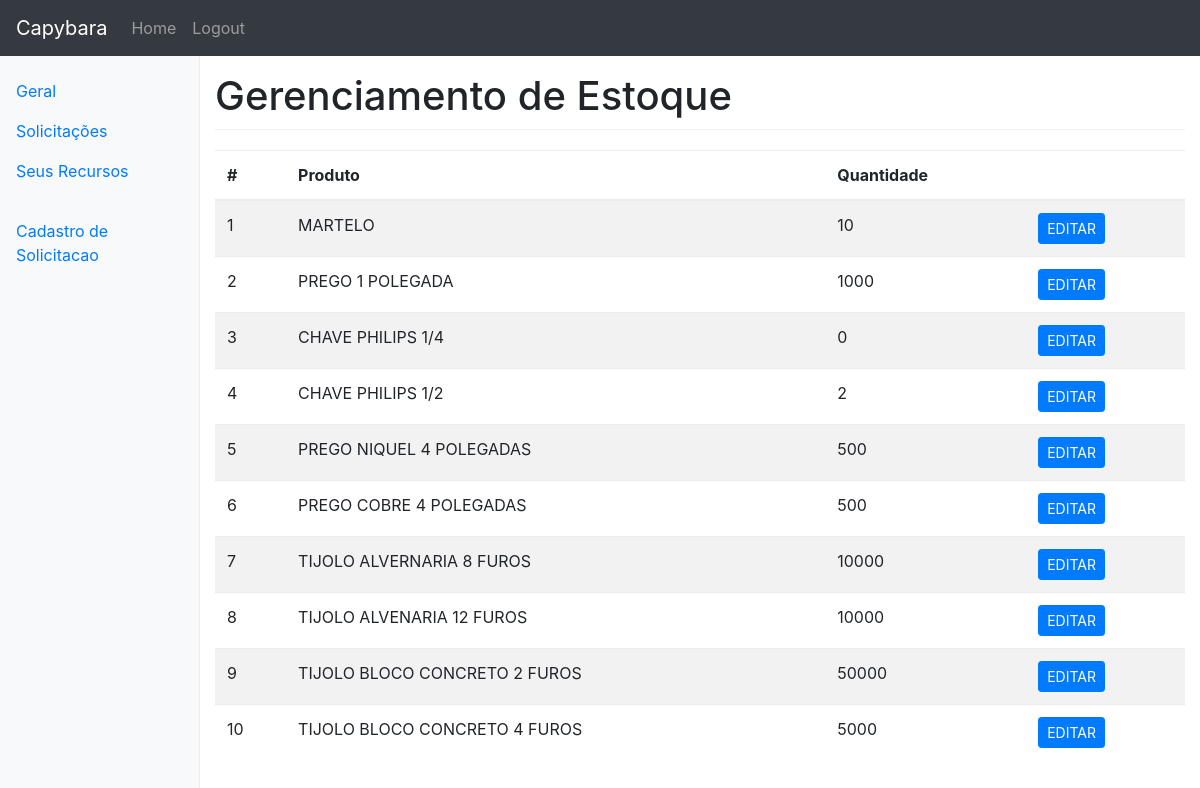
/estoque.php (signed in), run on the app's committed database.
### tables this page shows
CREATE TABLE `estoques` (
  `id` int(11) NOT NULL,
  `id_produto` int(11) NOT NULL,
  `quantidade` int(11) NOT NULL
);

CREATE TABLE `produtos` (
  `id` int(11) NOT NULL,
  `nome` varchar(128) NOT NULL,
  `descricao` text NOT NULL
);

### estoque.php (called while the page is built)
<?php
require 'acesso.php';
$pagina = 'estoque';
$estoques = new Estoque();
$estoques = $estoques->listar();
include 'templates/estoque.php';

### talvez/class/Database.php (called while the page is built, shortened)
<?php
class Database {
	protected static $pdo = null;
   	public static function instance() {
        if (!isset(self::$pdo)) {
        	self::$pdo = new PDO('mysql:host=localhost; dbname=construtora;', 'root', 'vicentao', array(
  PDO::ATTR_ERRMODE => PDO::ERRMODE_EXCEPTION
));
		}
        return self::$pdo;
    }
}

### acesso.php (called while the page is built, shortened)
<?php
require 'class/Database.php';
require 'class/Usuario.php';
require 'class/Estoque.php';
$usuario = new Usuario();
$usuario->load($_SESSION['usuario_id']);

### class/Usuario.php (called while the page is built, shortened)
<?php
class Usuario {
	private $id;
	private $permissao;
	private $db;
	public function __construct() {
		$this->db = Database::instance();
	}
	public function getPermissao() {
		return $this->permissao;
	}
	public function load($id=null) {
		if ($id)
			$this->id = $id;
		$query = $this->db->prepare('SELECT permissao, id, usuario FROM usuarios WHERE id = ?');
		$query->execute(array($this->id));
		$data = $query->fetch();
		$this->permissao = $data['permissao'];
	}
}

### class/Estoque.php (called while the page is built, shortened)
<?php
class Estoque {
	private $db;
	public function __construct() {
		$this->db = Database::instance();
	}
	public function listar() {
		$query = $this->db->query('SELECT * FROM estoques INNER JOIN produtos ON produtos.id = estoques.id_produto');
		$data = $query->fetchAll();
		return $data;
	}
}

### templates/estoque.php (the view, shortened to what this page needs)
<!doctype html>
<html lang="en">
  <head>
    <link href="assets/css/bootstrap.min.css" rel="stylesheet">
    <link href="assets/css/dashboard.css" rel="stylesheet">
  </head>
  <body>
    <?php include "templates/header.php" ?>
    <div class="container-fluid">
      <div class="row">
        <?php include "templates/menu.php" ?>
        <main role="main" class="col-sm-9 ml-sm-auto col-md-10 pt-3">
          <h1>Gerenciamento de Estoque</h1>
          <div class="table-responsive">
            <table class="table table-striped">
              <thead>
                <tr>
                  <th>#</th>
                  <th>Produto</th>
                  <th>Quantidade</th>
                  <th></th>
                </tr>
              </thead>
              <tbody>
              <?php
              foreach ($estoques as $estoque) {
                  echo "<tr>";
                  echo '<td>'.$estoque['id'].'</td>';
                  echo '<td>'.$estoque['nome'].'</td>';
                  echo '<td>'.$estoque['quantidade'].'</td>';
                  echo '<td><a class="btn btn-primary btn-sm" href="estoque_editar.php?id='.$estoque['id'].'">EDITAR</a></td>';
                  echo "</tr>";
              }
              ?>
              </tbody>
            </table>
          </div>
        </main>
      </div>
    </div>
  </body>
</html>

### templates/header.php (shortened to what this page needs)
<header>
  <nav class="navbar navbar-expand-md navbar-dark fixed-top bg-dark">
    <a class="navbar-brand" href="#">Capybara</a>
    <div class="collapse navbar-collapse" id="navbarsExampleDefault">
      <ul class="navbar-nav mr-auto">
        <li class="nav-item">
          <a class="nav-link <?php if($pagina == "dashboard") echo "active"; ?>" href="dashboard.php">Home <span class="sr-only">(current)</span></a>
        </li>
        <li class="nav-item">
          <a class="nav-link <?php if($pagina == "cadastro_solicitacoes") echo "active"; ?>" href="logout.php">Logout</a>
        </li>
      </ul>
  </nav>
</header>

### templates/menu.php (shortened to what this page needs)
<nav class="col-sm-3 col-md-2 d-none d-sm-block bg-light sidebar">
  <ul class="nav nav-pills flex-column">
    <li class="nav-item">
      <a class="nav-link <?php if($pagina == "dashboard") echo "active"; ?>" href="dashboard.php">Geral <span class="sr-only">(current)</span></a>
    </li>
    <?php if ($usuario->getPermissao() == 1): ?>
    <li class="nav-item">
      <a class="nav-link <?php if($pagina == 'solicitacoes') echo "active"; ?>" href="solicitacoes_gerobras.php">Solicitações</a>
    </li>
    <?php endif; ?>
    <?php if ($usuario->getPermissao() == 1): ?>
    <li class="nav-item">
      <a class="nav-link <?php if($pagina == 'recursos') echo "active"; ?>" href="recursos_gerobras.php">Seus Recursos</a>
    </li>
    <?php endif; ?>
  </ul>
  <ul class="nav nav-pills flex-column">
    <?php if ($usuario->getPermissao() == 1): ?>
    <li class="nav-item">
      <a class="nav-link <?php if($pagina == 'solicitacao_nova') echo "active"; ?>" href="solicitacao_nova.php">Cadastro de Solicitacao</a>
    </li>
    <?php endif; ?>
  </ul>
</nav>

### talvez/assets/css/dashboard.css (style rules this page uses)
body { padding-top: 3.5rem; }
h1 { padding-bottom: 9px; margin-bottom: 20px; border-bottom: 1px solid #eee; }
.sidebar { position: fixed; top: 51px; bottom: 0; left: 0; z-index: 1000; padding: 20px 0; overflow-x: hidden; overflow-y: auto; border-right: 1px solid #eee; }
.sidebar .nav { margin-bottom: 20px; }
.sidebar .nav-item { width: 100%; }
.sidebar .nav-item + .nav-item { margin-left: 0; }
.sidebar .nav-link { border-radius: 0; }

### data on the page
estoques: id_produto "1", id_produto.nome "MARTELO", quantidade "10"
estoques: id_produto "2", id_produto.nome "PREGO 1 POLEGADA", quantidade "1000"
estoques: id_produto "3", id_produto.nome "CHAVE PHILIPS 1/4", quantidade "0"
estoques: id_produto "4", id_produto.nome "CHAVE PHILIPS 1/2", quantidade "2"
estoques: id_produto "5", id_produto.nome "PREGO NIQUEL 4 POLEGADAS", quantidade "500"
estoques: id_produto "6", id_produto.nome "PREGO COBRE 4 POLEGADAS", quantidade "500"
estoques: id_produto "7", id_produto.nome "TIJOLO ALVERNARIA 8 FUROS", quantidade "10000"
estoques: id_produto "8", id_produto.nome "TIJOLO ALVENARIA 12 FUROS", quantidade "10000"
estoques: id_produto "9", id_produto.nome "TIJOLO BLOCO CONCRETO 2 FUROS", quantidade "50000"
estoques: id_produto "10", id_produto.nome "TIJOLO BLOCO CONCRETO 4 FUROS", quantidade "5000"
